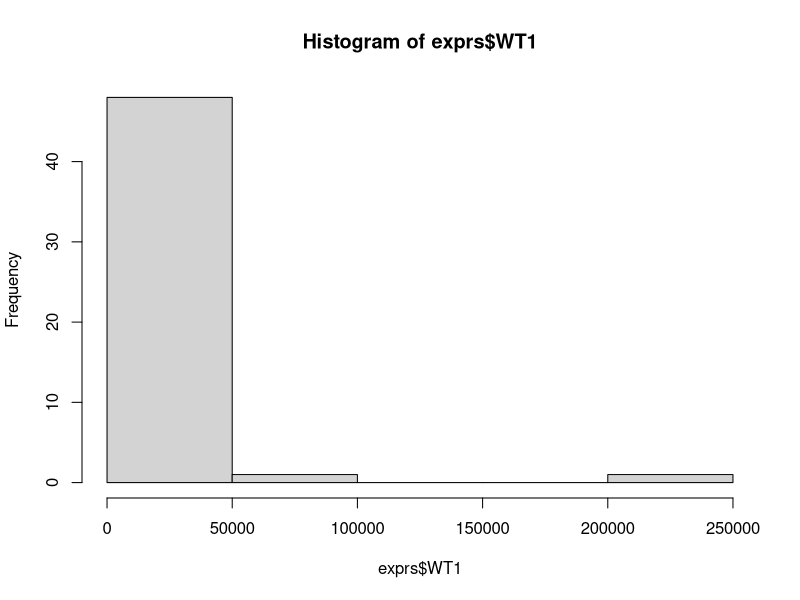
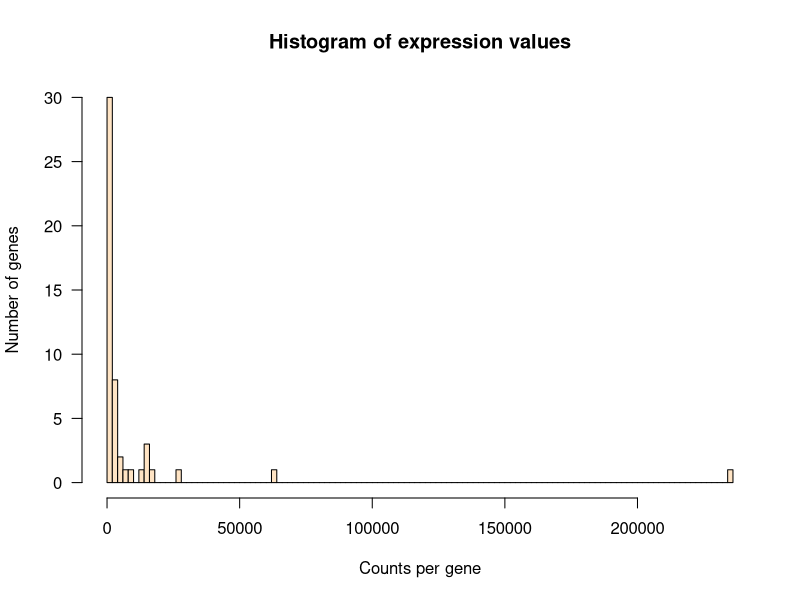
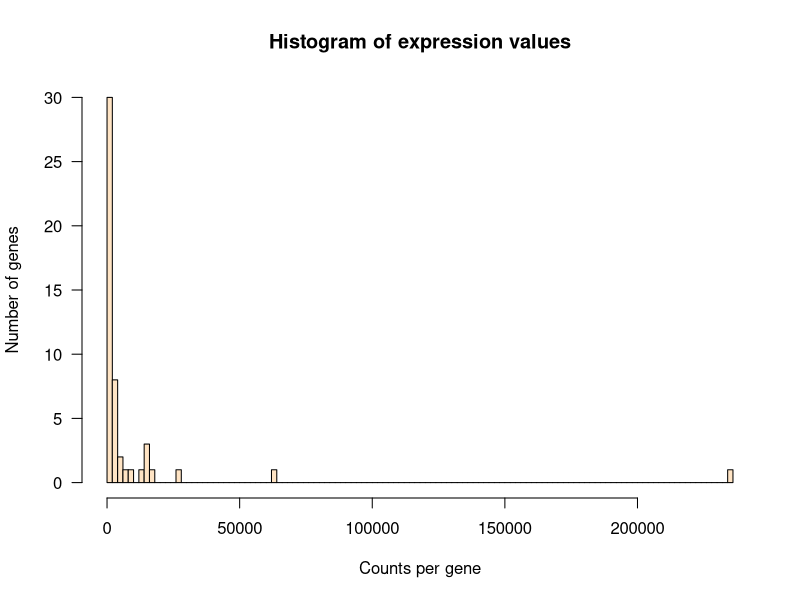
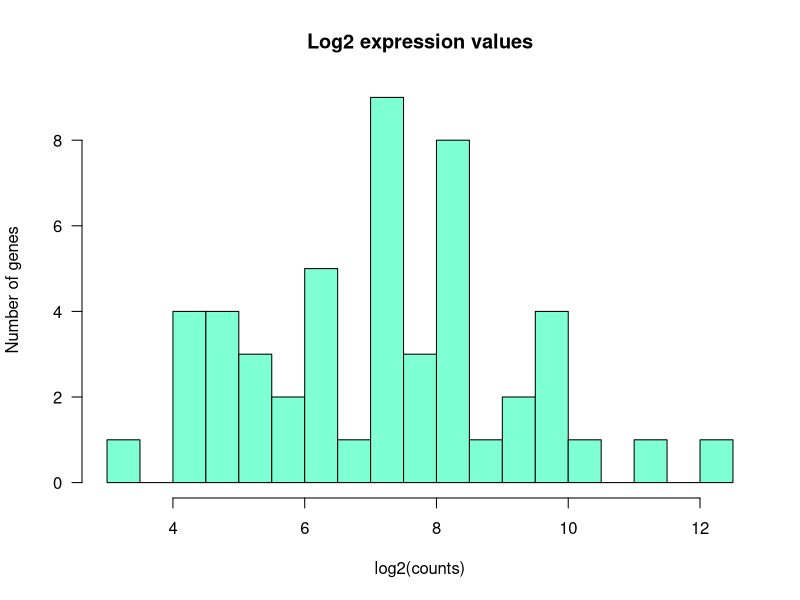
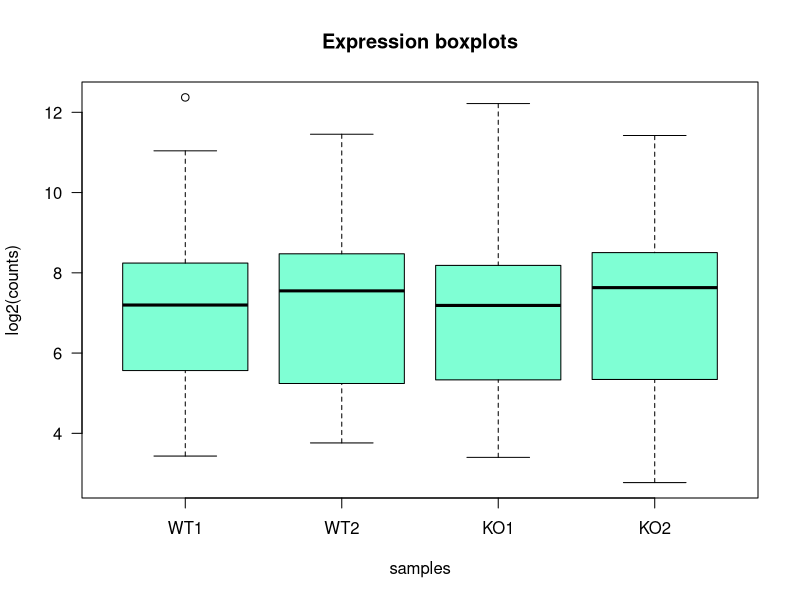
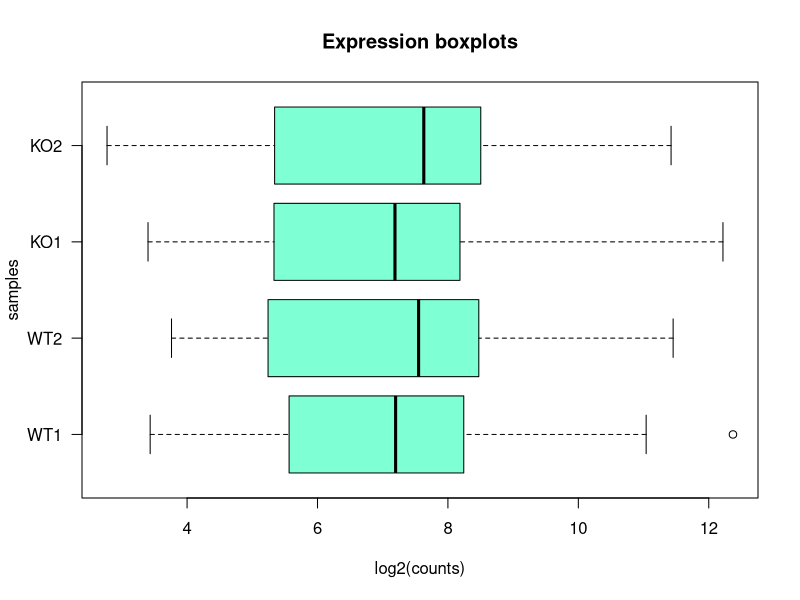
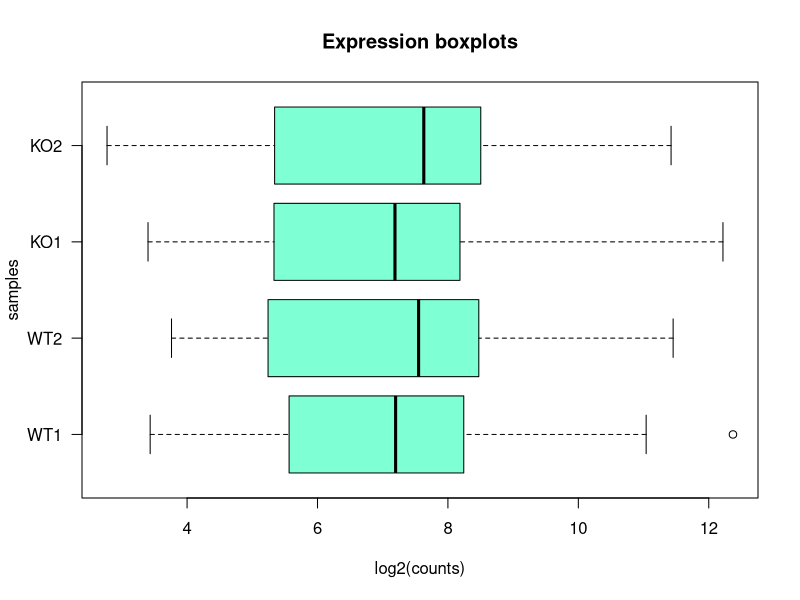
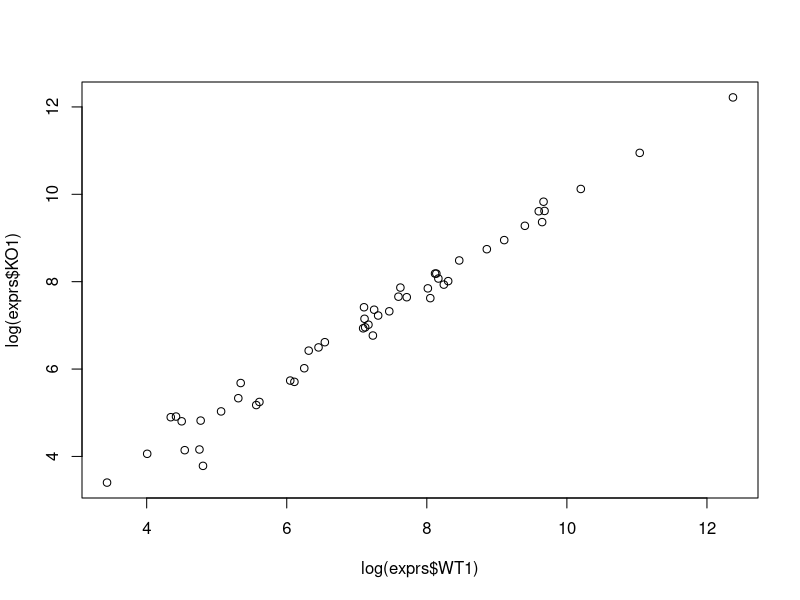

These charts were generated, in order, by the following R code:
## ---- chunk 1
library(knitr)
library(kableExtra)
# library(formattable)

options(width = 300)
# options(encoding = 'UTF-8')
knitr::opts_chunk$set(
  fig.width = 7, fig.height = 5, 
  fig.path = 'figures/R_intro_',
  fig.align = "center", 
  size = "tiny", 
  echo = TRUE, eval = TRUE, 
  warning = FALSE, message = FALSE, 
  results = FALSE, comment = "")

options(scipen = 12) ## Max number of digits for non-scientific notation
# knitr::asis_output("\\footnotesize")

## ---- chunk 2
work.dir <- "~/intro_R" 
## ---- chunk 3
dir.create(work.dir, recursive = TRUE, showWarnings = FALSE)
## ---- chunk 4
setwd(work.dir)	
## ---- chunk 5
getwd()
## ---- chunk 6
list.files()
## ---- chunk 7
2 + 3
4 * 5
6 / 4
## ---- chunk 8
a <- 2      ## Assigner une valeur à une variable
print(a)    ## Afficher la valeur de la variable a
## ---- chunk 9
b <- 3      ## Assigner une valeur à une seconde variable
c <- a + b  ## Effectuer un calcul avec 2 variables
print(c)    ## Afficher le contenu de la variable c
## ---- chunk 10
a <- 7      ## Changer la valeur de a
print(c)    ## Note: le contenu de c n'est pas modifié
## ---- chunk 11
exprs <- read.table(file = "data/expression.txt", 
                    header = TRUE, 
                    sep = "\t")
## ---- chunk 12
help(read.table)
## ---- chunk 13
?read.table
## ---- chunk 14
print(exprs)
## ---- chunk 15
head(exprs)
## ---- chunk 16
head(exprs, n = 15)
## ---- chunk 17
dim(exprs)    ## Dimensions
ncol(exprs)   ## Nombre de colonnes
nrow(exprs)   ## Nombre de lignes
## ---- chunk 18
colnames(exprs)
rownames(exprs)
## ---- chunk 19
  summary(exprs)
## ---- chunk 20
exprs$WT1
## ---- chunk 21
exprs[, "WT1"]  ## Sélection de la colonne WT1
## ---- chunk 22
exprs[, c("WT1", "WT2")]
## ---- chunk 23
exprs[, 2]
exprs[, c(2, 3)]
## ---- chunk 24
hist(exprs$WT1)
## ---- chunk 25
hist(exprs$WT1, 
     breaks = 100, # class intervals
     main = "Histogram of expression values",
     xlab = "Counts per gene", # X label
     ylab = "Number of genes", # Y label
     las = 1, # Plot axis labels horizontally
     col = "bisque" # filling color
     )
## ---- chunk 26
hist(exprs$WT1, 
     breaks = 100, # class intervals
     main = "Histogram of expression values",
     xlab = "Counts per gene", # X label
     ylab = "Number of genes", # Y label
     las = 1, # Plot axis labels horizontally
     col = "bisque" # filling color
     )
## ---- chunk 27
hist(log(exprs$WT1), breaks = 20,
     main = "Log2 expression values",
     xlab = "log2(counts)", # X label
     ylab = "Number of genes", # Y label
     las = 1, # Plot axis labels horizontally
     col = "aquamarine" # filling color
     )
## ---- chunk 28
boxplot(log(exprs[, c("WT1", "WT2", "KO1", "KO2")]),
     main = "Expression boxplots",
     xlab = "samples", # X label
     ylab = "log2(counts)", # Y label
     las = 1, # Plot axis labels horizontally
     col = "aquamarine" # filling color
     )
## ---- chunk 29
boxplot(log(exprs[, c("WT1", "WT2", "KO1", "KO2")]),
     main = "Expression boxplots",
     xlab = "log2(counts)", # X label
     ylab = "samples", # Y label
     las = 1, # Plot axis labels horizontally
     horizontal = TRUE, # plot boxplots horizontally
     col = "aquamarine" # filling color
     )
## ---- chunk 30
boxplot(log(exprs[, c("WT1", "WT2", "KO1", "KO2")]),
     main = "Expression boxplots",
     xlab = "log2(counts)", # X label
     ylab = "samples", # Y label
     las = 1, # Plot axis labels horizontally
     horizontal = TRUE, # plot boxplots horizontally
     col = "aquamarine" # filling color
     )
## ---- chunk 31
plot(x = log(exprs$WT1), y = log(exprs$KO1))
## ---- chunk 32
plot(x = log(exprs$WT1), y = log(exprs$KO1), main = "Expression KO1 vs WT1",
     xlab = "WT1", ylab = "KO1",  pch = 16, las = 1, col = "red")
grid()               # add a grid
abline(a = 0, b = 1) # add a diagonal line
## ---- chunk 33
exprs[c(4, 11), ]
## ---- chunk 34
which(exprs$id %in% c("ENSG00000253991", "ENSG00000099958"))
## ---- chunk 35
gene.indices <- which(exprs$id %in% c("ENSG00000253991", "ENSG00000099958"))
exprs[gene.indices, ]
## ---- chunk 36
exprs[10:15, 1:5]
## ---- chunk 37
rowMeans(exprs[,c("WT1","WT2")])
## ---- chunk 38
exprs$meanWT <- rowMeans(exprs[,c("WT1","WT2")])
exprs$meanKO <- rowMeans(exprs[,c("KO1","KO2")])

head(exprs) ## Check the result
## ---- chunk 39
exprs$FC <- exprs$meanKO / exprs$meanWT
head(exprs) ## Check the result
## ---- chunk 40
exprs$mean <- rowMeans(exprs[,c("WT1","WT2","KO1","KO2")])
## ---- chunk 41
exprs$M <- log2(exprs$FC)
## ---- chunk 42
exprs$A <- rowMeans(log2(exprs[,c("meanWT", "meanKO")]))
## ---- chunk 43
plot(x = exprs$A, y = exprs$M, main = "MA plot", las = 1,
     col = "blue", pch = 16, xlab = "A = intensity", ylab = "M = log2FC")
grid(lty = "solid", col = "lightgray")
abline(h = 0)
## ---- chunk 44
annot <- read.table(file = "data/annotation.csv", header = TRUE, sep = ";")
dim(annot)   ## Vérifier les dimensions
head(annot)  ## Afficher quelques lignes
## ---- chunk 45
table(annot$chr)
## ---- chunk 46
barplot(sort(table(annot$chr)), horiz = TRUE, las = 1,
        main = "Genes per chromosome", ylab = "Chromosome", 
        col = "lightblue", xlab = "Number of genes")

## ---- chunk 47
exprs.annot <- merge(exprs, annot, by = "id")
head(exprs.annot)
## ---- chunk 48
exprs8 <- exprs.annot[which(exprs.annot$chr == 8),]
print(exprs8)

## ---- chunk 49
write.table(x = exprs8, file = "exprs8.txt", sep = "\t",
            row.names = TRUE, col.names = NA)

## ---- chunk 50
# Calcul de l'espérance d'un coup de dé
p <- 1/6          # Probabilité de chaque face
valeurs <- 1:6    # valeurs associées aux  faces

# L'éspérance est la moyenne attendue au terme d'un nombre infini de tirages.
# On la calcule par la somme des produits des valeurs par leurs probabilités. 
sum(p * valeurs)  
